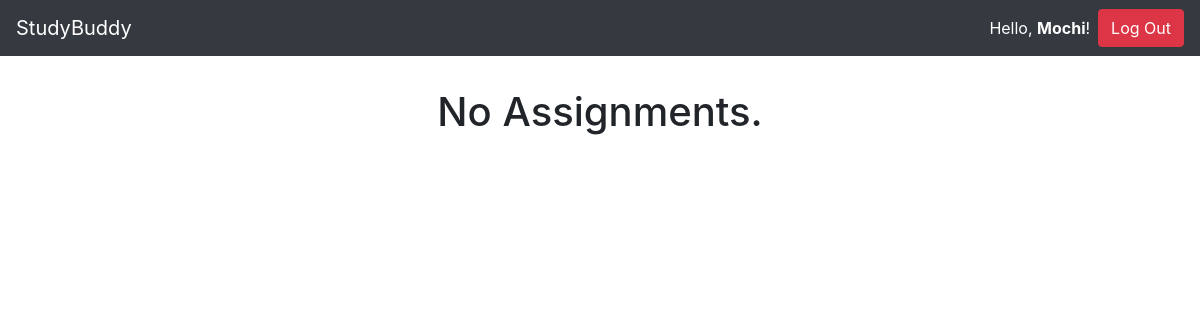
Before: / (signed in) with the older database file.
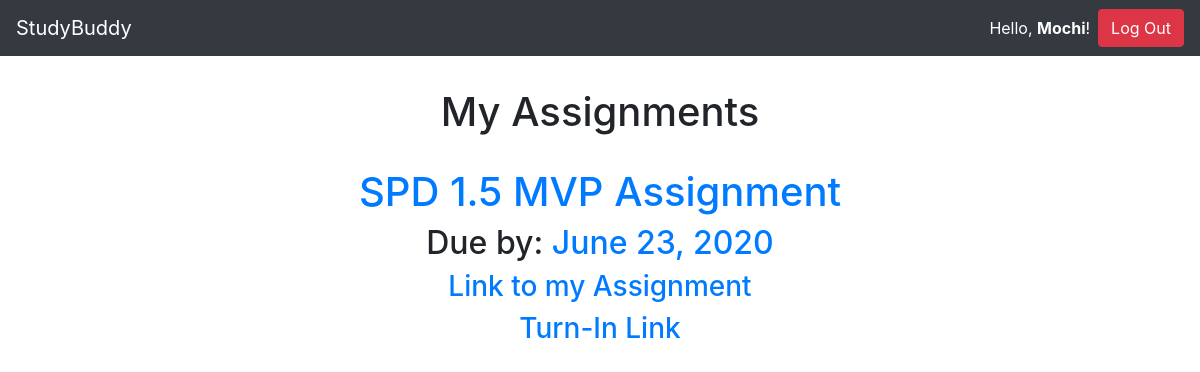
After: the same page with the newer database file.
### assignments/models.py (models this page shows, shortened)
class Assignment(models.Model):
    assignment_name = models.CharField(max_length = 25)
    assignment_link = models.URLField(max_length=200)
    due_date = models.DateField()
    dropbox = models.URLField(max_length = 200)
    class Meta: #Plural vers of Assignments
        verbose_name_plural = 'Assignments'

### assignments/views.py (the view)
# urls.py: path('', views.index, name="home"),
def index(request):
    assignments_list = Assignment.objects.order_by('-due_date')[:5]
    context = {'assignments_list': assignments_list}
    return render(request, 'assignments/index.html', context)

### assignments/templates/assignments/index.html
{% extends 'base.html' %}
{% block content %}
{% if request.user.is_authenticated %}
{% if assignments_list %}
{% for assignment in assignments_list %}
<center>
<h1>My Assignments</h1><br>
<h1><a href = "{{ assignment.assignment_link }}">{{ assignment.assignment_name }}</a></h1>
<h2>Due by: <a href = "{{ assignment.dropbox }}">{{ assignment.due_date }}</h2>
<h3><a href ="{{ assignment.assignment_link }}">Link to my Assignment</a></h3>
<h3><a href = "{{ assignment.dropbox }}">Turn-In Link</a></h3>
</center>
{% endfor %}
{% else %}
<center>
<h1>No Assignments.</h1>
</center>
{% endif %}
{% else %}
<center><h1>StudyBuddy</h1>
<h2>How it Works</h2>
</center>
{% endif %}
{% endblock %}

### accounts/templates/base.html (shortened to what this page needs)
<!doctype html>
<html lang="en">
  <head>
    <link rel="stylesheet" href="https://stackpath.bootstrapcdn.com/bootstrap/4.3.1/css/bootstrap.min.css"
>
  </head>
  <body>
    <nav class="navbar navbar-expand-md navbar-dark bg-dark">
      <a class="navbar-brand" href="{% url 'homepage' %}"> StudyBuddy</a>
      {% if request.user.is_authenticated %}
      <form class="form-inline ml-auto">
        <div class="text-white">Hello, <strong>{{ user.username }}</strong>!</div>
        <a href="{% url 'logout' %}" class="btn btn-danger ml-2">Log Out</a>
        {% else %}
        <a href="{% url 'login' %}" class="btn btn-secondary ml-2">Log In</a>
        <a href="{% url 'signup' %}" class="btn btn-primary ml-2">Sign Up</a>
      {% endif %}
      </form>
    </nav>
    <main role="main" class="container" style="margin-top: 4vh;">
      {% block content %}{% endblock %}
    </main>
  </body>

Changed rows visible on the page:
added Assignment: assignment_name "SPD 1.5 MVP Assignment", due_date "June 23, 2020"
Other visible differences:
text no longer shown: "No Assignments."
